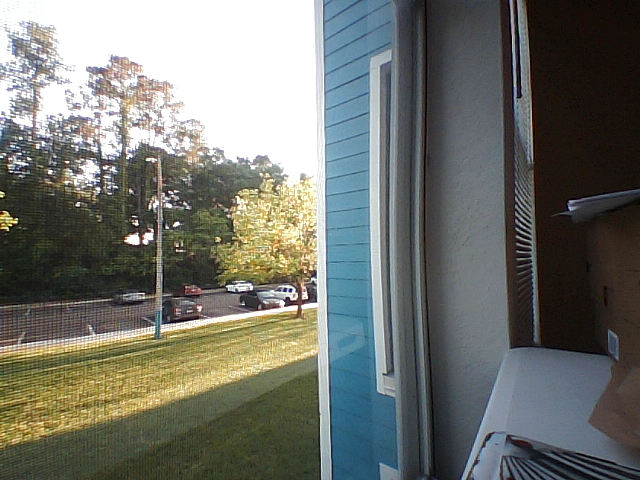
#> input picture software/capture0.png, 640 x 480 px
$ python stitchTest.py
#> lines starting #> are read from the running program, lines starting #| are printed output that depends on the picture
# https://docs.opencv.org/4.x/dd/d43/tutorial_py_video_display.html

import numpy as np
import cv2 as cv
import imutils

from statistics import mean
import time

# [12 lines of commented-out code are left out]

readTimes = []
imagePaths = ['capture0.png','capture1.png','capture2.png']

images = []
for imagePath in imagePaths:
	t1 = time.perf_counter_ns()
	image = cv.imread(imagePath)
#> image is the input picture: shape (480, 640, 3); mean B, G, R 109.1, 115.4, 113.1
	readTimes.append(time.perf_counter_ns() - t1)
	images.append(image)

print(f'Average read time: {mean(readTimes) / 1000000000} seconds')

stitcher = cv.createStitcher() if imutils.is_cv3() else cv.Stitcher_create()
t1 = time.perf_counter_ns()
(status, stitched) = stitcher.stitch(images)
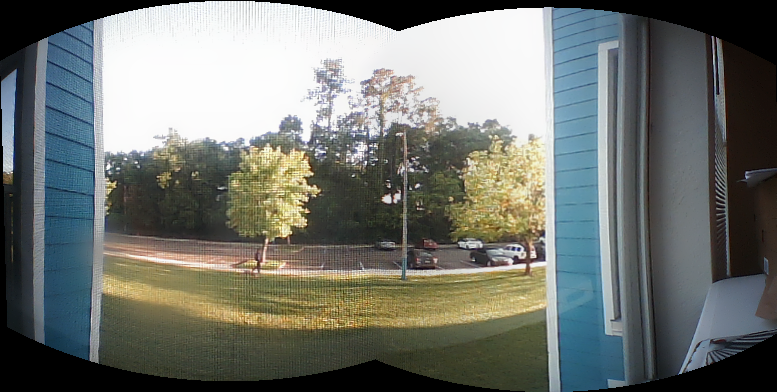
#> stitched: shape (392, 777, 3); mean of channels 0, 1, 2 111.2, 116.5, 112.7; drawn as B, G, R
#> status = 0
print(f'Time to stitch images: {(time.perf_counter_ns() - t1) / 1000000000} seconds')

# if the status is '0', then OpenCV successfully performed image
if status == 0:
	# write the output stitched image to disk
	cv.imwrite('stitchedImage.png', stitched)
